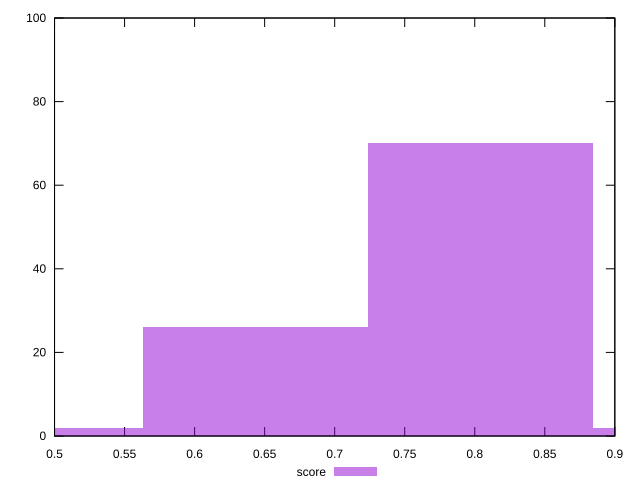

Write gnuplot code to recreate this figure.
reset

$score <<EOF
0.6433142494883639 26
0.8041428118604549 70
0.48248568711627293 2
0.9649713742325459 2
EOF

set key outside below
set boxwidth 0.16082856237209098
set xrange [0.5:0.9]
set yrange [0:100]
set trange [0:100]
set style fill transparent solid 0.5 noborder
set terminal svg size 640, 490 enhanced background rgb 'white'
set output "reports/report_00028_2021-02-24T12-49-42.674Z/bootup-time/samples/astro/score/histogram.svg"

plot $score title "score" with boxes

reset
